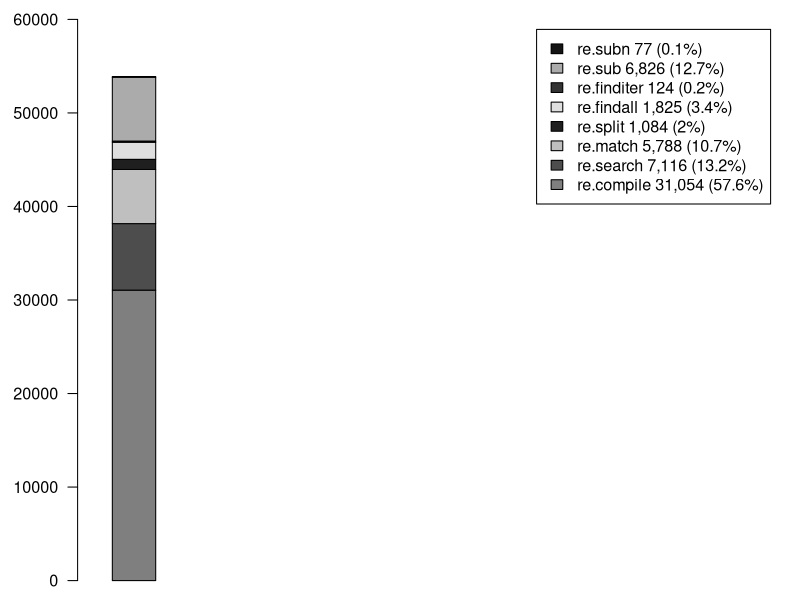
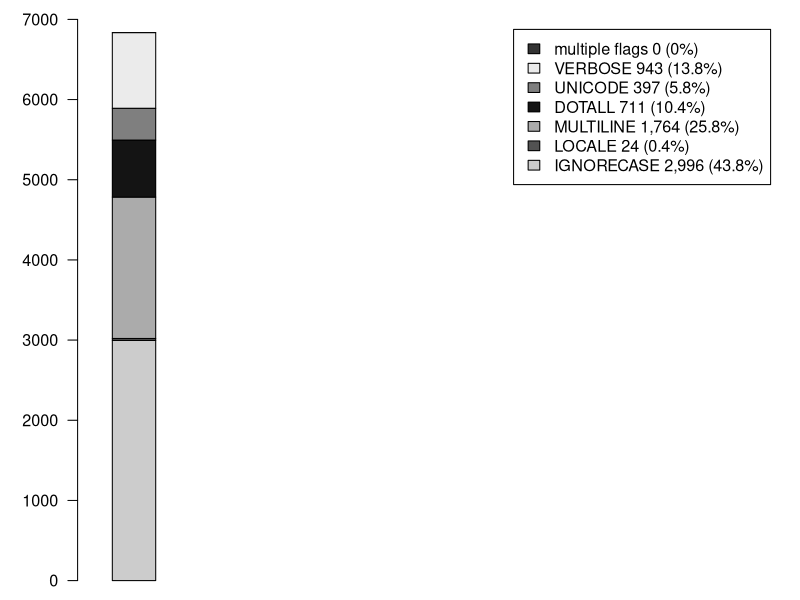
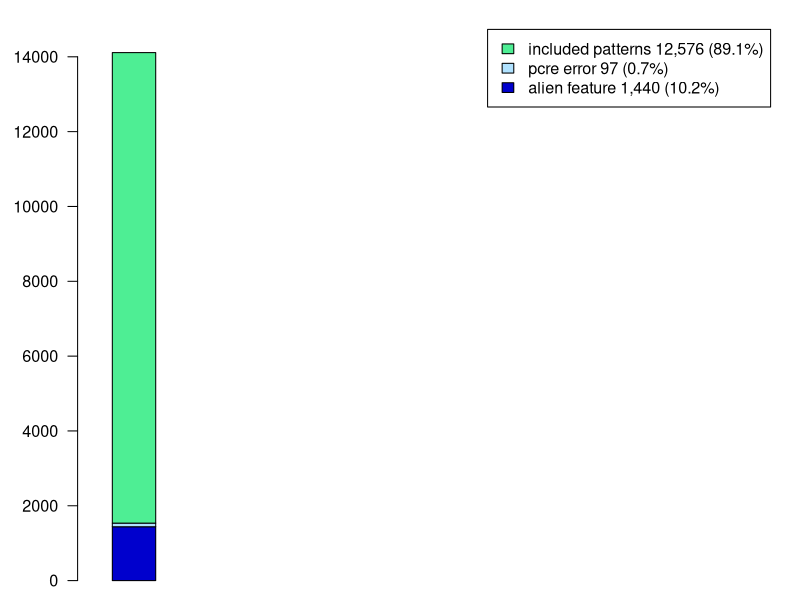

The R source for these figures, in order: (Note: this script raises an error after producing the figures.)

setEPS()
postscript("/Users/carlchapman/Documents/SoftwareProjects/tour_de_source/analysis/analysis_output/partFunctions.eps",width=5,height=2.1)
par(mar=c(1,4,1,1), cex=0.97)
M_partFunctions = matrix(c(31054,7116,5788,1084,1825,124,6826,77),ncol=1,byrow=T)
rownames(M_partFunctions)=c("re.compile 31,054 (57.6%)","re.search 7,116 (13.2%)","re.match 5,788 (10.7%)","re.split 1,084 (2%)","re.findall 1,825 (3.4%)","re.finditer 124 (0.2%)","re.sub 6,826 (12.7%)","re.subn 77 (0.1%)")
barplot(M_partFunctions,legend=rownames(M_partFunctions),col=c("gray50","gray30","gray75","gray12","gray87","gray20","gray67","gray8"),xlim=c(0,9),width=0.6,ylim = range(pretty(c(0, 53894))),las=1)
dev.off()
setEPS()
postscript("/Users/carlchapman/Documents/SoftwareProjects/tour_de_source/analysis/analysis_output/partFlags.eps",width=5,height=2.1)
par(mar=c(1,4,1,1), cex=0.97)
M_partFlags = matrix(c(2996,24,1764,711,397,943,0),ncol=1,byrow=T)
rownames(M_partFlags)=c("IGNORECASE 2,996 (43.8%)","LOCALE 24 (0.4%)","MULTILINE 1,764 (25.8%)","DOTALL 711 (10.4%)","UNICODE 397 (5.8%)","VERBOSE 943 (13.8%)","multiple flags 0 (0%)")
barplot(M_partFlags,legend=rownames(M_partFlags),col=c("gray80","gray32","gray67","gray8","gray50","gray92","grey20"),xlim=c(0,9),width=0.6,ylim = range(pretty(c(0, 6835))),las=1)
dev.off()

setEPS()
postscript("/Users/carlchapman/Documents/SoftwareProjects/tour_de_source/analysis/analysis_output/patternFiltering.eps",width=3.5,height=2)
par(mar=c(1,4,1,1), cex=0.97)
M_patternFiltering = matrix(c(1440,97,12576),ncol=1,byrow=T)
rownames(M_patternFiltering)=c("alien feature 1,440 (10.2%)","pcre error 97 (0.7%)","included patterns 12,576 (89.1%)")
barplot(M_patternFiltering,legend=rownames(M_patternFiltering),col=c("mediumblue","lightskyblue1","seagreen2"),xlim=c(0,9),width=0.6,ylim = range(pretty(c(0, 14113))),las=1)
dev.off()
............
